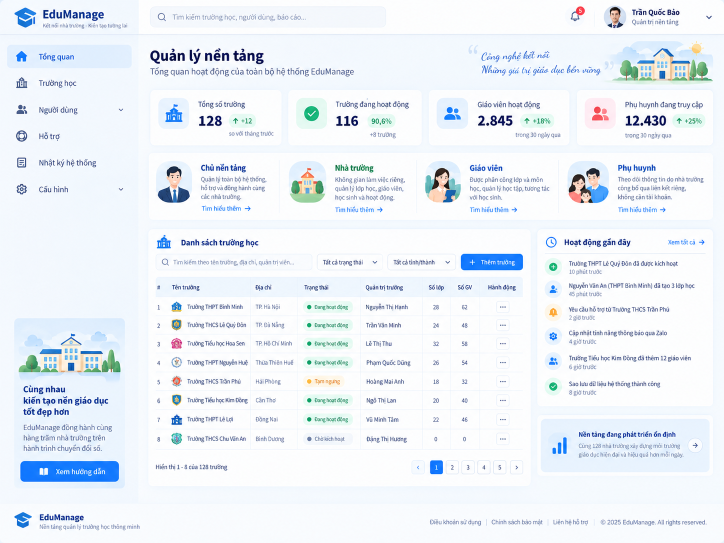
#> input picture references/screens/01-platform-overview.png, 1448 x 1086 px, found by its file name (shown at 1/2 size)
$ python crop-illustrations.py
#> lines starting #> are read from the running program, lines starting #| are printed output that depends on the picture
"""Extract purely decorative illustration regions from the reference concepts.
Only illustration areas are cropped (no text, KPI or UI). Output: public/assets/illustrations."""
from PIL import Image
import os
R = 'references'
OUT = 'public/assets/illustrations'
os.makedirs(OUT, exist_ok=True)
CROPS = {
  'school-header.png': ('screens/01-platform-overview.png', (1228, 78, 1440, 168)),
  'school-sidebar.png': ('screens/01-platform-overview.png', (34, 642, 246, 758)),
  'role-platform.png': ('screens/01-platform-overview.png', (310, 320, 386, 406)),
  'role-school.png': ('screens/01-platform-overview.png', (576, 320, 654, 406)),
  'role-teacher.png': ('screens/01-platform-overview.png', (848, 320, 926, 406)),
  'role-parent.png': ('screens/01-platform-overview.png', (1133, 320, 1215, 406)),
  'teachers-trio.png': ('screens/04-teachers-and-permissions.png', (1195, 74, 1440, 168)),
  'teacher-board.png': ('screens/05-teacher-my-classes.png', (1188, 74, 1425, 170)),
  'students-trio.png': ('screens/05-teacher-my-classes.png', (312, 180, 424, 292)),
  'students-duo.png': ('screens/05-teacher-my-classes.png', (318, 788, 398, 842)),
  'students-pair.png': ('screens/02-school-overview.png', (976, 886, 1140, 1012)),
  'kids-school.png': ('screens/09-activities-evidence-announcements.png', (1096, 80, 1440, 226)),
  'activity-trophy.png': ('screens/09-activities-evidence-announcements.png', (314, 308, 422, 410)),
  'activity-stem.png': ('screens/09-activities-evidence-announcements.png', (314, 436, 422, 540)),
  'activity-clean.png': ('screens/09-activities-evidence-announcements.png', (314, 564, 422, 668)),
  'family-header.png': ('screens/10-parent-portal-overview.png', (1176, 8, 1446, 132)),
  'family-sidebar.png': ('screens/10-parent-portal-overview.png', (24, 718, 196, 892)),
  'family-laptop.png': ('planning/11-sitemap-board.png', (18, 680, 232, 818)),
  'girl-clipboard.png': ('planning/12-screen-checklist-board.png', (1140, 830, 1300, 1025)),
  'books-plant.png': ('planning/14-ux-states-and-flows-board.png', (1095, 72, 1192, 150)),
}
for name, (src, box) in CROPS.items():
    im = Image.open(os.path.join(R, src)).convert('RGBA')
    im.crop(box).save(os.path.join(OUT, name), optimize=True)
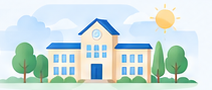
#> saved as school-header.png: PIL image 212x90 RGBA; mean R, G, B, A 204, 223.2, 221.2, 255
#> (the run stopped early here; a loop or call above may not have finished)
